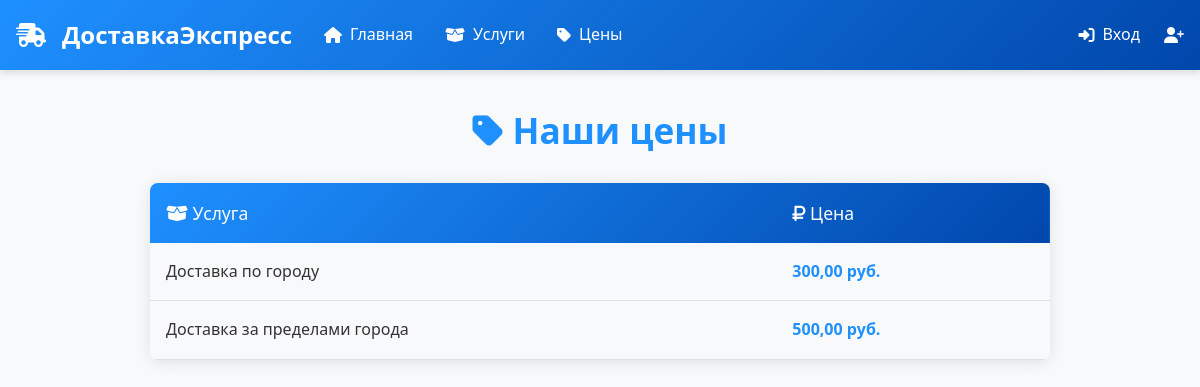
Page /prices/ on the earlier database version.
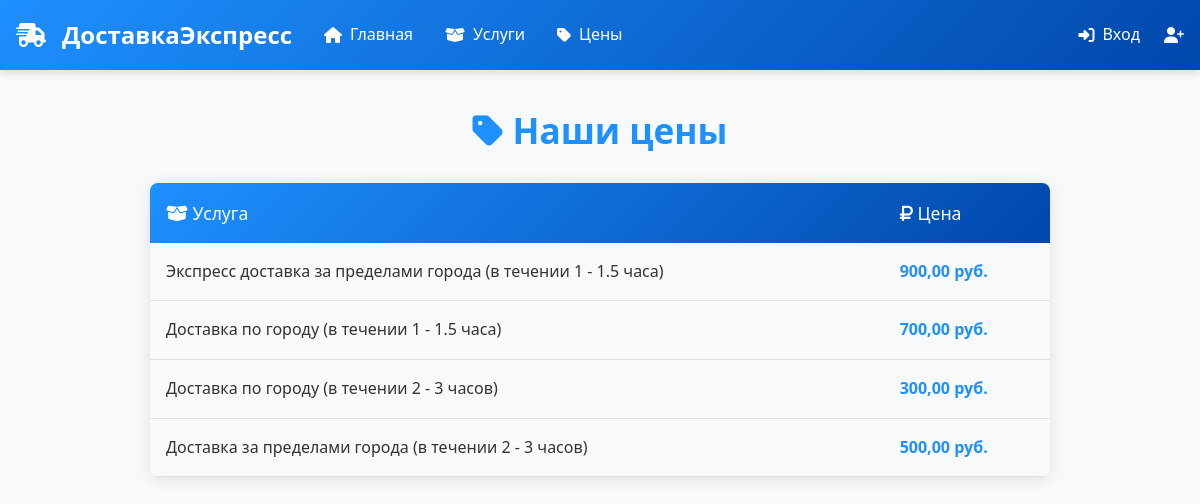
Same page on the later database version.
### delivery/models.py (models this page shows, shortened)
class Price(models.Model):
    service = models.ForeignKey(
        Service,
        on_delete=models.SET_NULL,
        null=True,
        blank=True,
        verbose_name="Услуга",
        related_name='prices'
    )
    price_value = models.DecimalField(
        max_digits=10,
        decimal_places=2,
        verbose_name="Стоимость",
        null=True,
        blank=True
    )
    price_list = models.ForeignKey(
        PriceList,
        on_delete=models.SET_NULL,
        null=True,
        blank=True,
        verbose_name="Прайс-лист",
        related_name='prices'
    )
    created_at = models.DateTimeField(auto_now_add=True, verbose_name="Дата создания")
    class Meta:
        verbose_name = "Цена"
        verbose_name_plural = "Цены"
        ordering = ['-created_at']

class Service(models.Model):
    name = models.CharField(max_length=100, verbose_name="Название услуги")
    description = models.TextField(verbose_name="Описание услуги")
    price = models.DecimalField(max_digits=10, decimal_places=2, verbose_name="Цена")
    class Meta:
        verbose_name = "Услуга"
        verbose_name_plural = "Услуги"
        ordering = ['name']

### delivery/views.py (the view)
# urls.py: path('prices/', views.prices, name='prices'),
def prices(request):
    prices = Price.objects.select_related('service').all()
    return render(request, 'prices.html', {'prices': prices})

### templates/prices.html (shortened to what this page needs)
{% extends "base.html" %}
{% block content %}
<div class="price-container">
    <h1><i class="fas fa-tag"></i> Наши цены</h1>
    <table class="price-table">
        <thead>
            <tr>
                <th><i class="fas fa-box-open"></i> Услуга</th>
                <th><i class="fas fa-ruble-sign"></i> Цена</th>
            </tr>
        </thead>
        <tbody>
            {% for price in prices %}
            <tr>
                <td>{{ price.service.name }}</td>
                <td class="price-value">{{ price.price_value }} руб.</td>
            </tr>
            {% endfor %}
        </tbody>
    </table>
</div>
{% endblock %}

Differences in the rows shown:
added Price: service.name "Экспресс доставка за пределами города (в течении 1 - 1.5 часа)", price_value "900,00"
added Price: service.name "Доставка по городу (в течении 1 - 1.5 часа)", price_value "700,00"
changed through a linked row, Price: service.name "Доставка по городу" → "Доставка по городу (в течении 2 - 3 часов)"
changed through a linked row, Price: service.name "Доставка за пределами города" → "Доставка за пределами города (в течении 2 - 3 часов)"
